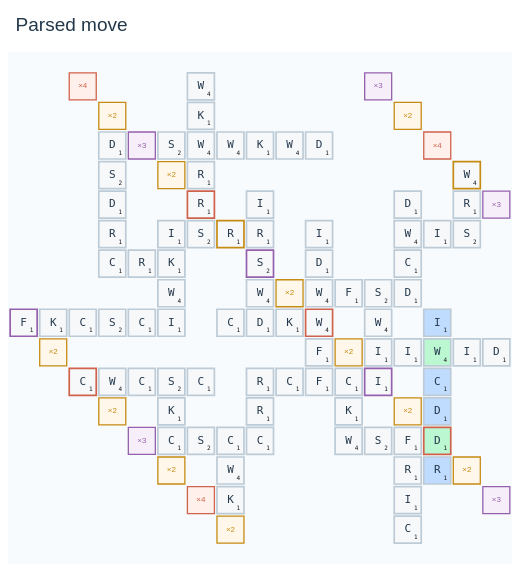

Notebook cell for this chart:
### Markdown cell above
## 4. Inspect the answer

Run the next cell. In 2D, inspect Scrabble-style tiles and colored multiplier squares; in 3D, rotate the grounded board and select a multiplier plane. A 5D answer is checked and shown as text; board plots currently support up to 4D.

### Code cell
session.show_answer()

### Figure 1 — Plotly figure (JSON) as saved in the notebook; plotly's stock layout.template omitted (floating-point values rounded to 4 significant figures)
{"data": [{"hovertemplate": "Available ×2 cell · (%{x}, %{y})<extra></extra>", "marker": {"color": "#fff7e9", "line": {"color": "#c68b13", "width": 1.3}, "size": 27, "symbol": "square"}, "mode": "markers+text", "showlegend": false, "text": ["×2", "×2", "×2", "×2", "×2", "×2", "×2", "×2", "×2", "×2", "×2"], "textfont": {"color": "#c68b13", "size": 8}, "textposition": "middle center", "type": "scatter", "x": [-9, -7, -7, -5, -5, -3, -1, 1, 3, 3, 5], "y": [1, -1, 9, -3, 7, -5, 3, 1, -1, 9, -3]}, {"hovertemplate": "Available ×3 cell · (%{x}, %{y})<extra></extra>", "marker": {"color": "#f6eff9", "line": {"color": "#9560ad", "width": 1.3}, "size": 27, "symbol": "square"}, "mode": "markers+text", "showlegend": false, "text": ["×3", "×3", "×3", "×3", "×3"], "textfont": {"color": "#9560ad", "size": 8}, "textposition": "middle center", "type": "scatter", "x": [-6, -6, 2, 6, 6], "y": [-2, 8, 10, -4, 6]}, {"hovertemplate": "Available ×4 cell · (%{x}, %{y})<extra></extra>", "marker": {"color": "#fff0eb", "line": {"color": "#cf624c", "width": 1.3}, "size": 27, "symbol": "square"}, "mode": "markers+text", "showlegend": false, "text": ["×4", "×4", "×4"], "textfont": {"color": "#cf624c", "size": 8}, "textposition": "middle center", "type": "scatter", "x": [-8, -4, 4], "y": [10, -4, 8]}, {"customdata": [[[-10, 2], "0", 1, 3], [[-9, 2], "0", 1, 1], [[-8, 0], "0", 1, 4], [[-8, 2], "0", 1, 1], [[-7, 0], "0", 4, 1], [[-7, 2], "0", 2, 1], [[-7, 4], "0,1", 1, 1], [[-7, 5], "1", 1, 1], [[-7, 6], "1", 1, 1], [[-7, 7], "1", 2, 1], [[-7, 8], "1", 1, 1], [[-6, 0], "0", 1, 1], [[-6, 2], "0", 1, 1], [[-6, 4], "0", 1, 1], [[-5, -2], "0,1", 1, 1], [[-5, -1], "1", 1, 1], [[-5, 0], "0,1", 2, 1], [[-5, 2], "0,1", 1, 1], [[-5, 3], "1", 4, 1], [[-5, 4], "0,1", 1, 1], [[-5, 5], "0,1", 1, 1], [[-5, 8], "0", 2, 1], [[-4, -2], "0", 2, 1], [[-4, 0], "0", 1, 1], [[-4, 5], "0,1", 2, 1], [[-4, 6], "1", 1, 4], [[-4, 7], "1", 1, 1], [[-4, 8], "0,1", 4, 1], [[-4, 9], "1", 1, 1], [[-4, 10], "1", 4, 1], [[-3, -4], "1", 1, 1], [[-3, -3], "1", 4, 1], [[-3, -2], "0,1", 1, 1], [[-3, 2], "0", 1, 1], [[-3, 5], "0", 1, 2], [[-3, 8], "0", 4, 1], [[-2, -2], "0,1", 1, 1], [[-2, -1], "1", 1, 1], [[-2, 0], "0,1", 1, 1], [[-2, 2], "0,1", 1, 1], [[-2, 3], "1", 4, 1], [[-2, 4], "1", 2, 3], [[-2, 5], "0,1", 1, 1], [[-2, 6], "1", 1, 1], [[-2, 8], "0", 1, 1], [[-1, 0], "0", 1, 1], [[-1, 2], "0", 1, 1], [[-1, 8], "0", 4, 1], [[0, 0], "0,1", 1, 1], [[0, 1], "1", 1, 1], [[0, 2], "0,1", 4, 4], [[0, 3], "0,1", 4, 1], [[0, 4], "1", 1, 1], [[0, 5], "1", 1, 1], [[0, 8], "0", 1, 1], [[1, -2], "0,1", 4, 1], [[1, -1], "1", 1, 1], [[1, 0], "0,1", 1, 1], [[1, 3], "0", 1, 1], [[2, -2], "0", 2, 1], [[2, 0], "0,1", 1, 3], [[2, 1], "0,1", 1, 1], [[2, 2], "1", 4, 1], [[2, 3], "0,1", 2, 1], [[3, -5], "1", 1, 1], [[3, -4], "1", 1, 1], [[3, -3], "1", 1, 1], [[3, -2], "0,1", 1, 1], [[3, 1], "0", 1, 1], [[3, 3], "0,1", 1, 1], [[3, 4], "1", 1, 1], [[3, 5], "0,1", 4, 1], [[3, 6], "1", 1, 1], [[4, -3], "", 1, 1], [[4, -2], "0", 1, 4], [[4, -1], "", 1, 1], [[4, 0], "", 1, 1], [[4, 1], "0", 4, 1], [[4, 2], "", 1, 1], [[4, 5], "0", 1, 1], [[5, 1], "0", 1, 1], [[5, 5], "0,1", 2, 1], [[5, 6], "1", 1, 1], [[5, 7], "1", 4, 2], [[6, 1], "0", 1, 1]], "hovertemplate": ["<b>%{text}</b> · %{customdata[0]}<br>Letter value %{customdata[2]} · cell bonus ×%{customdata[3]} (new tiles only)<br>Axes %{customdata[1]}<extra></extra>", "<b>%{text}</b> · %{customdata[0]}<br>Letter value %{customdata[2]}<br>Axes %{customdata[1]}<extra></extra>", "<b>%{text}</b> · %{customdata[0]}<br>Letter value %{customdata[2]} · cell bonus ×%{customdata[3]} (new tiles only)<br>Axes %{customdata[1]}<extra></extra>", "<b>%{text}</b> · %{customdata[0]}<br>Letter value %{customdata[2]}<br>Axes %{customdata[1]}<extra></extra>", "<b>%{text}</b> · %{customdata[0]}<br>Letter value %{customdata[2]}<br>Axes %{customdata[1]}<extra></extra>", "<b>%{text}</b> · %{customdata[0]}<br>Letter value %{customdata[2]}<br>Axes %{customdata[1]}<extra></extra>", "<b>%{text}</b> · %{customdata[0]}<br>Letter value %{customdata[2]}<br>Axes %{customdata[1]}<extra></extra>", "<b>%{text}</b> · %{customdata[0]}<br>Letter value %{customdata[2]}<br>Axes %{customdata[1]}<extra></extra>", "<b>%{text}</b> · %{customdata[0]}<br>Letter value %{customdata[2]}<br>Axes %{customdata[1]}<extra></extra>", "<b>%{text}</b> · %{customdata[0]}<br>Letter value %{customdata[2]}<br>Axes %{customdata[1]}<extra></extra>", "<b>%{text}</b> · %{customdata[0]}<br>Letter value %{customdata[2]}<br>Axes %{customdata[1]}<extra></extra>", "<b>%{text}</b> · %{customdata[0]}<br>Letter value %{customdata[2]}<br>Axes %{customdata[1]}<extra></extra>", "<b>%{text}</b> · %{customdata[0]}<br>Letter value %{customdata[2]}<br>Axes %{customdata[1]}<extra></extra>", "<b>%{text}</b> · %{customdata[0]}<br>Letter value %{customdata[2]}<br>Axes %{customdata[1]}<extra></extra>", "<b>%{text}</b> · %{customdata[0]}<br>Letter value %{customdata[2]}<br>Axes %{customdata[1]}<extra></extra>", "<b>%{text}</b> · %{customdata[0]}<br>Letter value %{customdata[2]}<br>Axes %{customdata[1]}<extra></extra>", "<b>%{text}</b> · %{customdata[0]}<br>Letter value %{customdata[2]}<br>Axes %{customdata[1]}<extra></extra>", "<b>%{text}</b> · %{customdata[0]}<br>Letter value %{customdata[2]}<br>Axes %{customdata[1]}<extra></extra>", "<b>%{text}</b> · %{customdata[0]}<br>Letter value %{customdata[2]}<br>Axes %{customdata[1]}<extra></extra>", "<b>%{text}</b> · %{customdata[0]}<br>Letter value %{customdata[2]}<br>Axes %{customdata[1]}<extra></extra>", "<b>%{text}</b> · %{customdata[0]}<br>Letter value %{customdata[2]}<br>Axes %{customdata[1]}<extra></extra>", "<b>%{text}</b> · %{customdata[0]}<br>Letter value %{customdata[2]}<br>Axes %{customdata[1]}<extra></extra>", "<b>%{text}</b> · %{customdata[0]}<br>Letter value %{customdata[2]}<br>Axes %{customdata[1]}<extra></extra>", "<b>%{text}</b> · %{customdata[0]}<br>Letter value %{customdata[2]}<br>Axes %{customdata[1]}<extra></extra>", "<b>%{text}</b> · %{customdata[0]}<br>Letter value %{customdata[2]}<br>Axes %{customdata[1]}<extra></extra>", "<b>%{text}</b> · %{customdata[0]}<br>Letter value %{customdata[2]} · cell bonus ×%{customdata[3]} (new tiles only)<br>Axes %{customdata[1]}<extra></extra>", "<b>%{text}</b> · %{customdata[0]}<br>Letter value %{customdata[2]}<br>Axes %{customdata[1]}<extra></extra>", "<b>%{text}</b> · %{customdata[0]}<br>Letter value %{customdata[2]}<br>Axes %{customdata[1]}<extra></extra>", "<b>%{text}</b> · %{customdata[0]}<br>Letter value %{customdata[2]}<br>Axes %{customdata[1]}<extra></extra>", "<b>%{text}</b> · %{customdata[0]}<br>Letter value %{customdata[2]}<br>Axes %{customdata[1]}<extra></extra>", "<b>%{text}</b> · %{customdata[0]}<br>Letter value %{customdata[2]}<br>Axes %{customdata[1]}<extra></extra>", "<b>%{text}</b> · %{customdata[0]}<br>Letter value %{customdata[2]}<br>Axes %{customdata[1]}<extra></extra>", "<b>%{text}</b> · %{customdata[0]}<br>Letter value %{customdata[2]}<br>Axes %{customdata[1]}<extra></extra>", "<b>%{text}</b> · %{customdata[0]}<br>Letter value %{customdata[2]}<br>Axes %{customdata[1]}<extra></extra>", "<b>%{text}</b> · %{customdata[0]}<br>Letter value %{customdata[2]} · cell bonus ×%{customdata[3]} (new tiles only)<br>Axes %{customdata[1]}<extra></extra>", "<b>%{text}</b> · %{customdata[0]}<br>Letter value %{customdata[2]}<br>Axes %{customdata[1]}<extra></extra>", "<b>%{text}</b> · %{customdata[0]}<br>Letter value %{customdata[2]}<br>Axes %{customdata[1]}<extra></extra>", "<b>%{text}</b> · %{customdata[0]}<br>Letter value %{customdata[2]}<br>Axes %{customdata[1]}<extra></extra>", "<b>%{text}</b> · %{customdata[0]}<br>Letter value %{customdata[2]}<br>Axes %{customdata[1]}<extra></extra>", "<b>%{text}</b> · %{customdata[0]}<br>Letter value %{customdata[2]}<br>Axes %{customdata[1]}<extra></extra>", "<b>%{text}</b> · %{customdata[0]}<br>Letter value %{customdata[2]}<br>Axes %{customdata[1]}<extra></extra>", "<b>%{text}</b> · %{customdata[0]}<br>Letter value %{customdata[2]} · cell bonus ×%{customdata[3]} (new tiles only)<br>Axes %{customdata[1]}<extra></extra>", "<b>%{text}</b> · %{customdata[0]}<br>Letter value %{customdata[2]}<br>Axes %{customdata[1]}<extra></extra>", "<b>%{text}</b> · %{customdata[0]}<br>Letter value %{customdata[2]}<br>Axes %{customdata[1]}<extra></extra>", "<b>%{text}</b> · %{customdata[0]}<br>Letter value %{customdata[2]}<br>Axes %{customdata[1]}<extra></extra>", "<b>%{text}</b> · %{customdata[0]}<br>Letter value %{customdata[2]}<br>Axes %{customdata[1]}<extra></extra>", "<b>%{text}</b> · %{customdata[0]}<br>Letter value %{customdata[2]}<br>Axes %{customdata[1]}<extra></extra>", "<b>%{text}</b> · %{customdata[0]}<br>Letter value %{customdata[2]}<br>Axes %{customdata[1]}<extra></extra>", "<b>%{text}</b> · %{customdata[0]}<br>Letter value %{customdata[2]}<br>Axes %{customdata[1]}<extra></extra>", "<b>%{text}</b> · %{customdata[0]}<br>Letter value %{customdata[2]}<br>Axes %{customdata[1]}<extra></extra>", "<b>%{text}</b> · %{customdata[0]}<br>Letter value %{customdata[2]} · cell bonus ×%{customdata[3]} (new tiles only)<br>Axes %{customdata[1]}<extra></extra>", "<b>%{text}</b> · %{customdata[0]}<br>Letter value %{customdata[2]}<br>Axes %{customdata[1]}<extra></extra>", "<b>%{text}</b> · %{customdata[0]}<br>Letter value %{customdata[2]}<br>Axes %{customdata[1]}<extra></extra>", "<b>%{text}</b> · %{customdata[0]}<br>Letter value %{customdata[2]}<br>Axes %{customdata[1]}<extra></extra>", "<b>%{text}</b> · %{customdata[0]}<br>Letter value %{customdata[2]}<br>Axes %{customdata[1]}<extra></extra>", "<b>%{text}</b> · %{customdata[0]}<br>Letter value %{customdata[2]}<br>Axes %{customdata[1]}<extra></extra>", "<b>%{text}</b> · %{customdata[0]}<br>Letter value %{customdata[2]}<br>Axes %{customdata[1]}<extra></extra>", "<b>%{text}</b> · %{customdata[0]}<br>Letter value %{customdata[2]}<br>Axes %{customdata[1]}<extra></extra>", "<b>%{text}</b> · %{customdata[0]}<br>Letter value %{customdata[2]}<br>Axes %{customdata[1]}<extra></extra>", "<b>%{text}</b> · %{customdata[0]}<br>Letter value %{customdata[2]}<br>Axes %{customdata[1]}<extra></extra>", "<b>%{text}</b> · %{customdata[0]}<br>Letter value %{customdata[2]} · cell bonus ×%{customdata[3]} (new tiles only)<br>Axes %{customdata[1]}<extra></extra>", "<b>%{text}</b> · %{customdata[0]}<br>Letter value %{customdata[2]}<br>Axes %{customdata[1]}<extra></extra>", "<b>%{text}</b> · %{customdata[0]}<br>Letter value %{customdata[2]}<br>Axes %{customdata[1]}<extra></extra>", "<b>%{text}</b> · %{customdata[0]}<br>Letter value %{customdata[2]}<br>Axes %{customdata[1]}<extra></extra>", "<b>%{text}</b> · %{customdata[0]}<br>Letter value %{customdata[2]}<br>Axes %{customdata[1]}<extra></extra>", "<b>%{text}</b> · %{customdata[0]}<br>Letter value %{customdata[2]}<br>Axes %{customdata[1]}<extra></extra>", "<b>%{text}</b> · %{customdata[0]}<br>Letter value %{customdata[2]}<br>Axes %{customdata[1]}<extra></extra>", "<b>%{text}</b> · %{customdata[0]}<br>Letter value %{customdata[2]}<br>Axes %{customdata[1]}<extra></extra>", "<b>%{text}</b> · %{customdata[0]}<br>Letter value %{customdata[2]}<br>Axes %{customdata[1]}<extra></extra>", "<b>%{text}</b> · %{customdata[0]}<br>Letter value %{customdata[2]}<br>Axes %{customdata[1]}<extra></extra>", "<b>%{text}</b> · %{customdata[0]}<br>Letter value %{customdata[2]}<br>Axes %{customdata[1]}<extra></extra>", "<b>%{text}</b> · %{customdata[0]}<br>Letter value %{customdata[2]}<br>Axes %{customdata[1]}<extra></extra>", "<b>%{text}</b> · %{customdata[0]}<br>Letter value %{customdata[2]}<br>Axes %{customdata[1]}<extra></extra>", "<b>%{text}</b> · %{customdata[0]}<br>Letter value %{customdata[2]}<br>Axes %{customdata[1]}<extra></extra>", "<b>%{text}</b> · %{customdata[0]}<br>Letter value %{customdata[2]} · cell bonus ×%{customdata[3]} (new tiles only)<br>Axes %{customdata[1]}<extra></extra>", "<b>%{text}</b> · %{customdata[0]}<br>Letter value %{customdata[2]}<br>Axes %{customdata[1]}<extra></extra>", "<b>%{text}</b> · %{customdata[0]}<br>Letter value %{customdata[2]}<br>Axes %{customdata[1]}<extra></extra>", "<b>%{text}</b> · %{customdata[0]}<br>Letter value %{customdata[2]}<br>Axes %{customdata[1]}<extra></extra>", "<b>%{text}</b> · %{customdata[0]}<br>Letter value %{customdata[2]}<br>Axes %{customdata[1]}<extra></extra>", "<b>%{text}</b> · %{customdata[0]}<br>Letter value %{customdata[2]}<br>Axes %{customdata[1]}<extra></extra>", "<b>%{text}</b> · %{customdata[0]}<br>Letter value %{customdata[2]}<br>Axes %{customdata[1]}<extra></extra>", "<b>%{text}</b> · %{customdata[0]}<br>Letter value %{customdata[2]}<br>Axes %{customdata[1]}<extra></extra>", "<b>%{text}</b> · %{customdata[0]}<br>Letter value %{customdata[2]}<br>Axes %{customdata[1]}<extra></extra>", "<b>%{text}</b> · %{customdata[0]}<br>Letter value %{customdata[2]} · cell bonus ×%{customdata[3]} (new tiles only)<br>Axes %{customdata[1]}<extra></extra>", "<b>%{text}</b> · %{customdata[0]}<br>Letter value %{customdata[2]}<br>Axes %{customdata[1]}<extra></extra>"], "marker": {"color": ["#f7f8fa", "#f7f8fa", "#f7f8fa", "#f7f8fa", "#f7f8fa", "#f7f8fa", "#f7f8fa", "#f7f8fa", "#f7f8fa", "#f7f8fa", "#f7f8fa", "#f7f8fa", "#f7f8fa", "#f7f8fa", "#f7f8fa", "#f7f8fa", "#f7f8fa", "#f7f8fa", "#f7f8fa", "#f7f8fa", "#f7f8fa", "#f7f8fa", "#f7f8fa", "#f7f8fa", "#f7f8fa", "#f7f8fa", "#f7f8fa", "#f7f8fa", "#f7f8fa", "#f7f8fa", "#f7f8fa", "#f7f8fa", "#f7f8fa", "#f7f8fa", "#f7f8fa", "#f7f8fa", "#f7f8fa", "#f7f8fa", "#f7f8fa", "#f7f8fa", "#f7f8fa", "#f7f8fa", "#f7f8fa", "#f7f8fa", "#f7f8fa", "#f7f8fa", "#f7f8fa", "#f7f8fa", "#f7f8fa", "#f7f8fa", "#f7f8fa", "#f7f8fa", "#f7f8fa", "#f7f8fa", "#f7f8fa", "#f7f8fa", "#f7f8fa", "#f7f8fa", "#f7f8fa", "#f7f8fa", "#f7f8fa", "#f7f8fa", "#f7f8fa", "#f7f8fa", "#f7f8fa", "#f7f8fa", "#f7f8fa", "#f7f8fa", "#f7f8fa", "#f7f8fa", "#f7f8fa", "#f7f8fa", "#f7f8fa", "#bfdbfe", "#bbf7d0", "#bfdbfe", "#bfdbfe", "#bbf7d0", "#bfdbfe", "#f7f8fa", "#f7f8fa", "#f7f8fa", "#f7f8fa", "#f7f8fa", "#f7f8fa"], "line": {"color": ["#9560ad", "#bccbd6", "#cf624c", "#bccbd6", "#bccbd6", "#bccbd6", "#bccbd6", "#bccbd6", "#bccbd6", "#bccbd6", "#bccbd6", "#bccbd6", "#bccbd6", "#bccbd6", "#bccbd6", "#bccbd6", "#bccbd6", "#bccbd6", "#bccbd6", "#bccbd6", "#bccbd6", "#bccbd6", "#bccbd6", "#bccbd6", "#bccbd6", "#cf624c", "#bccbd6", "#bccbd6", "#bccbd6", "#bccbd6", "#bccbd6", "#bccbd6", "#bccbd6", "#bccbd6", "#c68b13", "#bccbd6", "#bccbd6", "#bccbd6", "#bccbd6", "#bccbd6", "#bccbd6", "#9560ad", "#bccbd6", "#bccbd6", "#bccbd6", "#bccbd6", "#bccbd6", "#bccbd6", "#bccbd6", "#bccbd6", "#cf624c", "#bccbd6", "#bccbd6", "#bccbd6", "#bccbd6", "#bccbd6", "#bccbd6", "#bccbd6", "#bccbd6", "#bccbd6", "#9560ad", "#bccbd6", "#bccbd6", "#bccbd6", "#bccbd6", "#bccbd6", "#bccbd6", "#bccbd6", "#bccbd6", "#bccbd6", "#bccbd6", "#bccbd6", "#bccbd6", "#bccbd6", "#cf624c", "#bccbd6", "#bccbd6", "#bccbd6", "#bccbd6", "#bccbd6", "#bccbd6", "#bccbd6", "#bccbd6", "#c68b13", "#bccbd6"], "width": 1.7}, "size": 27, "symbol": "square"}, "mode": "markers+text", "showlegend": false, "text": ["F", "K", "C", "C", "W", "S", "C", "R", "D", "S", "D", "C", "C", "R", "C", "K", "S", "I", "W", "K", "I", "S", "S", "C", "S", "R", "R", "W", "K", "W", "K", "W", "C", "C", "R", "W", "C", "R", "R", "D", "W", "S", "R", "I", "K", "C", "K", "W", "F", "F", "W", "W", "D", "I", "D", "W", "K", "C", "F", "S", "I", "I", "W", "S", "C", "I", "R", "F", "I", "D", "C", "W", "D", "R", "D", "D", "C", "W", "I", "I", "I", "S", "R", "W", "D"], "textfont": {"color": "#24384b", "family": "DejaVu Sans Mono, Menlo, Consolas, monospace", "size": 11}, "textposition": "middle center", "type": "scatter", "x": [-10, -9, -8, -8, -7, -7, -7, -7, -7, -7, -7, -6, -6, -6, -5, -5, -5, -5, -5, -5, -5, -5, -4, -4, -4, -4, -4, -4, -4, -4, -3, -3, -3, -3, -3, -3, -2, -2, -2, -2, -2, -2, -2, -2, -2, -1, -1, -1, 0, 0, 0, 0, 0, 0, 0, 1, 1, 1, 1, 2, 2, 2, 2, 2, 3, 3, 3, 3, 3, 3, 3, 3, 3, 4, 4, 4, 4, 4, 4, 4, 5, 5, 5, 5, 6], "y": [2, 2, 0, 2, 0, 2, 4, 5, 6, 7, 8, 0, 2, 4, -2, -1, 0, 2, 3, 4, 5, 8, -2, 0, 5, 6, 7, 8, 9, 10, -4, -3, -2, 2, 5, 8, -2, -1, 0, 2, 3, 4, 5, 6, 8, 0, 2, 8, 0, 1, 2, 3, 4, 5, 8, -2, -1, 0, 3, -2, 0, 1, 2, 3, -5, -4, -3, -2, 1, 3, 4, 5, 6, -3, -2, -1, 0, 1, 2, 5, 1, 5, 6, 7, 1]}, {"hoverinfo": "skip", "mode": "text", "showlegend": false, "text": ["1", "1", "1", "1", "4", "2", "1", "1", "1", "2", "1", "1", "1", "1", "1", "1", "2", "1", "4", "1", "1", "2", "2", "1", "2", "1", "1", "4", "1", "4", "1", "4", "1", "1", "1", "4", "1", "1", "1", "1", "4", "2", "1", "1", "1", "1", "1", "4", "1", "1", "4", "4", "1", "1", "1", "4", "1", "1", "1", "2", "1", "1", "4", "2", "1", "1", "1", "1", "1", "1", "1", "4", "1", "1", "1", "1", "1", "4", "1", "1", "1", "2", "1", "4", "1"], "textfont": {"color": "#15181d", "family": "DejaVu Sans Mono, Menlo, Consolas, monospace", "size": 6}, "textposition": "middle center", "type": "scatter", "x": [-9.73, -8.73, -7.73, -7.73, -6.73, -6.73, -6.73, -6.73, -6.73, -6.73, -6.73, -5.73, -5.73, -5.73, -4.73, -4.73, -4.73, -4.73, -4.73, -4.73, -4.73, -4.73, -3.73, -3.73, -3.73, -3.73, -3.73, -3.73, -3.73, -3.73, -2.73, -2.73, -2.73, -2.73, -2.73, -2.73, -1.73, -1.73, -1.73, -1.73, -1.73, -1.73, -1.73, -1.73, -1.73, -0.73, -0.73, -0.73, 0.27, 0.27, 0.27, 0.27, 0.27, 0.27, 0.27, 1.27, 1.27, 1.27, 1.27, 2.27, 2.27, 2.27, 2.27, 2.27, 3.27, 3.27, 3.27, 3.27, 3.27, 3.27, 3.27, 3.27, 3.27, 4.27, 4.27, 4.27, 4.27, 4.27, 4.27, 4.27, 5.27, 5.27, 5.27, 5.27, 6.27], "y": [1.73, 1.73, -0.27, 1.73, -0.27, 1.73, 3.73, 4.73, 5.73, 6.73, 7.73, -0.27, 1.73, 3.73, -2.27, -1.27, -0.27, 1.73, 2.73, 3.73, 4.73, 7.73, -2.27, -0.27, 4.73, 5.73, 6.73, 7.73, 8.73, 9.73, -4.27, -3.27, -2.27, 1.73, 4.73, 7.73, -2.27, -1.27, -0.27, 1.73, 2.73, 3.73, 4.73, 5.73, 7.73, -0.27, 1.73, 7.73, -0.27, 0.73, 1.73, 2.73, 3.73, 4.73, 7.73, -2.27, -1.27, -0.27, 2.73, -2.27, -0.27, 0.73, 1.73, 2.73, -5.27, -4.27, -3.27, -2.27, 0.73, 2.73, 3.73, 4.73, 5.73, -3.27, -2.27, -1.27, -0.27, 0.73, 1.73, 4.73, 0.73, 4.73, 5.73, 6.73, 0.73]}], "layout": {"dragmode": "pan", "font": {"color": "#334b60", "family": "Arial, sans-serif"}, "height": 576, "margin": {"b": 12, "l": 8, "r": 8, "t": 52}, "paper_bgcolor": "#ffffff", "plot_bgcolor": "#f8fbfd", "showlegend": false, "title": {"font": {"color": "#24384b", "size": 19}, "text": "Parsed move", "x": 0.03, "y": 0.97}, "width": 520, "xaxis": {"range": [-10.53, 6.53], "scaleanchor": "y", "scaleratio": 1, "showgrid": false, "showticklabels": false, "visible": false, "zeroline": false}, "yaxis": {"range": [-5.53, 10.53], "showgrid": false, "showticklabels": false, "visible": false, "zeroline": false}}}
